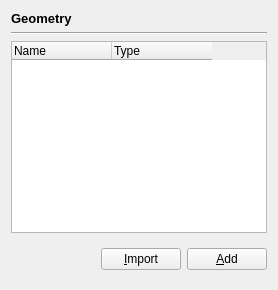
                 <widget class="QWidget" name="geometryPage">
                  <layout class="QVBoxLayout" name="verticalLayout_4">
                   <item>
                    <widget class="QLabel" name="label">
                     <property name="font">
                      <font>
                       <pointsize>10</pointsize>
                       <bold>true</bold>
                      </font>
                     </property>
                     <property name="text">
                      <string>Geometry</string>
                     </property>
                    </widget>
                   </item>
                   <item>
                    <widget class="Line" name="line">
                     <property name="orientation">
                      <enum>Qt::Orientation::Horizontal</enum>
                     </property>
                    </widget>
                   </item>
                   <item>
                    <widget class="QTreeWidget" name="geometryList">
                     <property name="sizePolicy">
                      <sizepolicy hsizetype="Expanding" vsizetype="Expanding">
                       <horstretch>0</horstretch>
                       <verstretch>3</verstretch>
                      </sizepolicy>
                     </property>
                     <property name="minimumSize">
                      <size>
                       <width>0</width>
                       <height>180</height>
                      </size>
                     </property>
                     <property name="contextMenuPolicy">
                      <enum>Qt::ContextMenuPolicy::CustomContextMenu</enum>
                     </property>
                     <property name="editTriggers">
                      <set>QAbstractItemView::EditTrigger::NoEditTriggers</set>
                     </property>
                     <property name="selectionMode">
                      <enum>QAbstractItemView::SelectionMode::ExtendedSelection</enum>
                     </property>
                     <property name="expandsOnDoubleClick">
                      <bool>false</bool>
                     </property>
                     <property name="columnCount">
                      <number>2</number>
                     </property>
                     <attribute name="headerVisible">
                      <bool>true</bool>
                     </attribute>
                     <attribute name="headerStretchLastSection">
                      <bool>false</bool>
                     </attribute>
                     <column>
                      <property name="text">
                       <string>Name</string>
                      </property>
                     </column>
                     <column>
                      <property name="text">
                       <string>Type</string>
                      </property>
                     </column>
                    </widget>
                   </item>
                   <item>
                    <widget class="QWidget" name="geometryButtons" native="true">
                     <layout class="QHBoxLayout" name="horizontalLayout_4">
                      <property name="leftMargin">
                       <number>0</number>
                      </property>
                      <property name="rightMargin">
                       <number>0</number>
                      </property>
                      <item>
                       <spacer name="horizontalSpacer_4">
                        <property name="orientation">
                         <enum>Qt::Orientation::Horizontal</enum>
                        </property>
                        <property name="sizeHint" stdset="0">
                         <size>
                          <width>40</width>
                          <height>20</height>
                         </size>
                        </property>
                       </spacer>
                      </item>
                      <item>
                       <widget class="QPushButton" name="import_">
                        <property name="text">
                         <string>&amp;Import</string>
                        </property>
                       </widget>
                      </item>
                      <item>
                       <widget class="QPushButton" name="add">
                        <property name="text">
                         <string>&amp;Add</string>
                        </property>
                       </widget>
                      </item>
                     </layout>
                    </widget>
                   </item>
                  </layout>
                 </widget>
